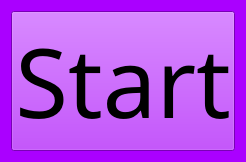
<?xml version="1.0" encoding="UTF-8"?>
<ui version="4.0">
 <class>Form</class>
 <widget class="QWidget" name="Form">
  <property name="geometry">
   <rect>
    <x>0</x>
    <y>0</y>
    <width>228</width>
    <height>143</height>
   </rect>
  </property>
  <property name="sizePolicy">
   <sizepolicy hsizetype="Preferred" vsizetype="Preferred">
    <horstretch>0</horstretch>
    <verstretch>0</verstretch>
   </sizepolicy>
  </property>
  <property name="maximumSize">
   <size>
    <width>16777215</width>
    <height>16777215</height>
   </size>
  </property>
  <property name="windowTitle">
   <string>Form</string>
  </property>
  <property name="styleSheet">
   <string>background-color: rgb(170, 0, 255);</string>
  </property>
  <layout class="QVBoxLayout" name="verticalLayout">
   <item>
    <widget class="QPushButton" name="pushButton">
     <property name="font">
      <font>
       <family>Playbill</family>
       <pointsize>72</pointsize>
      </font>
     </property>
     <property name="text">
      <string>Start</string>
     </property>
    </widget>
   </item>
  </layout>
 </widget>
 <resources/>
 <connections/>
</ui>
